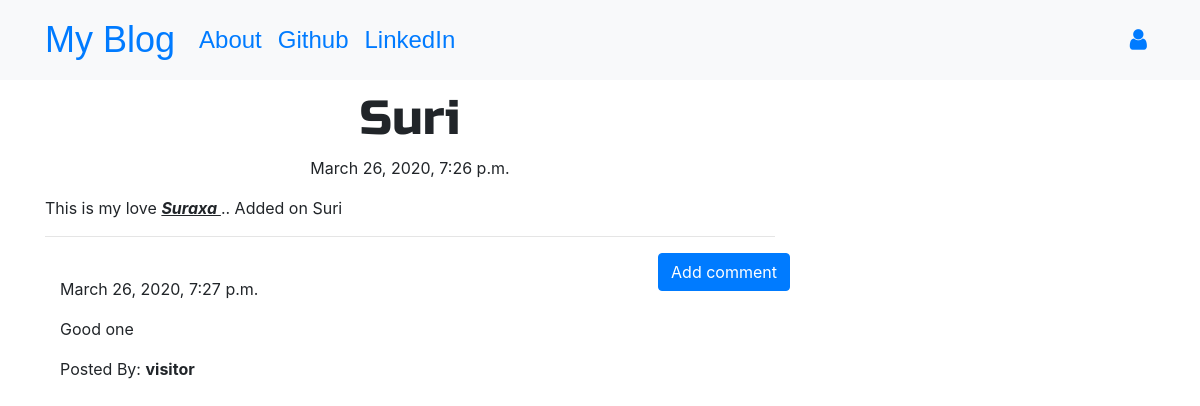
The page /post/5 on the database its author committed.
### blog/models.py (models this page shows, shortened)
class Post(models.Model):
    author = models.ForeignKey('auth.User', on_delete=models.CASCADE)
    title = models.CharField(max_length=200)
    text = models.TextField()
    created_date = models.DateTimeField(default=timezone.now)
    published_date = models.DateTimeField(blank=True, null=True)

class Comment(models.Model):
    post = models.ForeignKey('blog.Post', related_name='comments', on_delete=models.CASCADE)
    author = models.CharField(max_length=200)
    text = models.TextField()
    created_date = models.DateTimeField(default=timezone.now)
    approved_comment = models.BooleanField(default=False)

### blog/views.py (the view)
# urls.py: path('post/<int:pk>', views.PostDetailView.as_view(), name='post_detail'),
class PostDetailView(DetailView):
    model = Post

### blog/templates/blog/post_detail.html (shortened to what this page needs)
{% extends 'blog/base.html' %}
{% block content %}
<h1 class="posttitle loader">{{ post.title }}</h1>
    {% if post.published_date %}
<div class="date postdate">
    {{ post.published_date }}
</div>
    {% else %}
<a class="btn btn-primary" href="{% url 'post_publish' pk=post.pk %}">Publish</a>
    {% endif %}
<p class="postcontent">{{ post.text|safe|linebreaksbr }}</p>
<hr>
<a class="btn btn-primary btn-comment" href="{% url 'add_comment_to_post' pk=post.pk %}">Add comment</a>
<div class="container">
    {% for comment in post.comments.all %}
    <br>
        {% if user.is_authenticated or comment.approved_comment %}
            {{ comment.created_date }}
                <p>{{ comment.text|safe|linebreaks }}</p>
                <p>Posted By: <strong>{{ comment.author }}</strong></p>
        {% endif %}
    {% empty %}
                <p>No Comments!</p>
    {% endfor %}
</div>
{% endblock %}

### blog/static/css/blog.css (style rules this page uses)
.postdate { text-align: center; }
.posttitle { font-family: 'Russo One', sans-serif; font-size: 3em; text-align: center; }
.postcontent { font-family: 'Montserrat'; font-size: 1.5em; }
.btn-comment { position: absolute; right: 0px; }
.loader { filter:hue-rotate(0deg); color:linear-gradient(45deg,#0f8,#08f); animation:hue 10000ms infinite linear; }

### rows shown on the page
Post: title "Suri", published_date "March 26, 2020, 7:26 p.m.", text "This is my love Suraxa .. Added on Suri"
Comment: created_date "March 26, 2020, 7:27 p.m.", text "Good one", author "visitor"
